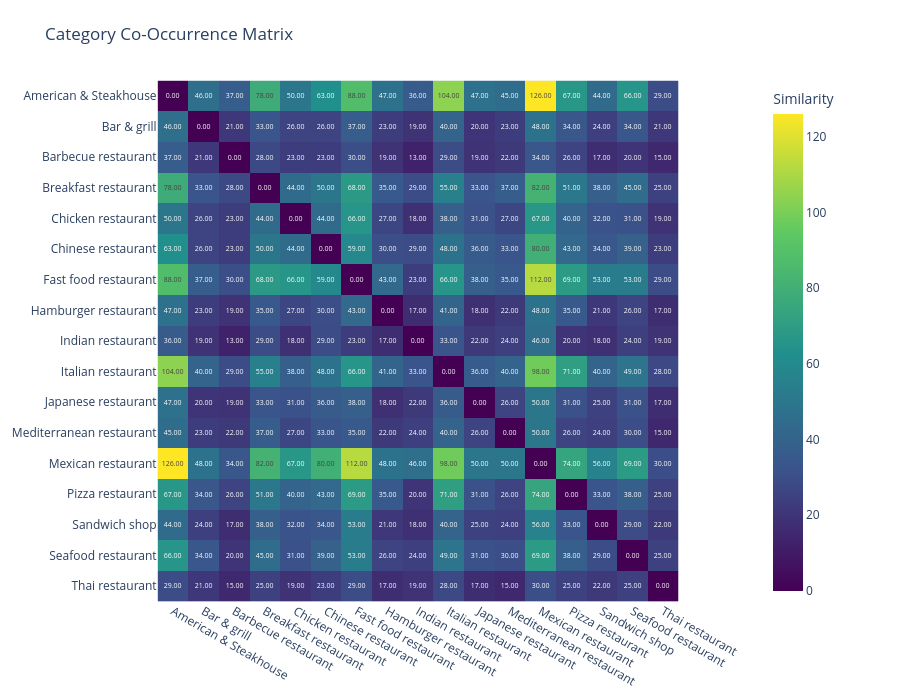

Notebook code cell kept with this figure:
### Markdown cell above
In multi-label classification, labels are rarely independent. To visualize the relationships between different cuisine types, we construct a **Co-Occurrence Matrix**.

### Code cell
# see what categories co-occur the most (appear together in the same review)
new_dataset_stopwords["categories_tuple"] = new_dataset_stopwords["categories"].apply(lambda x: tuple(sorted(x)))

from itertools import combinations

# lista de todas as categorias únicas
all_cats = sorted({cat for cats in new_dataset_stopwords["categories"] for cat in cats})

# matriz vazia
co_matrix = pd.DataFrame(0, index=all_cats, columns=all_cats)

co_counts = []

# preencher
for cats in new_dataset_stopwords["categories"]:
    for c1, c2 in combinations(cats, 2):  # todas as combinações de 2
        co_matrix.loc[c1, c2] += 1
        co_matrix.loc[c2, c1] += 1

for c1 in co_matrix.index:
    for c2 in co_matrix.columns:
        if c1 < c2 and co_matrix.loc[c1, c2] > 0:
            co_counts.append((c1, c2, co_matrix.loc[c1, c2]))

# ordenar
co_counts_sorted = sorted(co_counts, key=lambda x: x[2], reverse=True)

print(co_counts_sorted[:20])  # top 20 pares
for cat in all_cats:
    co_matrix.loc[cat, cat] = 0

heatmap_chart(co_matrix,
              title="Category Co-Occurrence Matrix",)

### Figure 1 — Plotly figure (JSON) as saved in the notebook; plotly's stock layout.template omitted (floating-point values rounded to 4 significant figures; data arrays with more than 128 entries replaced by an {"elided": "..."} marker saying what was removed)
{"data": [{"coloraxis": "coloraxis", "hovertemplate": "x: %{x}<br>y: %{y}<br>Similarity: %{z}<extra></extra>", "name": "0", "texttemplate": "%{z:.2f}", "type": "heatmap", "x": ["American & Steakhouse", "Bar & grill", "Barbecue restaurant", "Breakfast restaurant", "Chicken restaurant", "Chinese restaurant", "Fast food restaurant", "Hamburger restaurant", "Indian restaurant", "Italian restaurant", "Japanese restaurant", "Mediterranean restaurant", "Mexican restaurant", "Pizza restaurant", "Sandwich shop", "Seafood restaurant", "Thai restaurant"], "xaxis": "x", "y": ["American & Steakhouse", "Bar & grill", "Barbecue restaurant", "Breakfast restaurant", "Chicken restaurant", "Chinese restaurant", "Fast food restaurant", "Hamburger restaurant", "Indian restaurant", "Italian restaurant", "Japanese restaurant", "Mediterranean restaurant", "Mexican restaurant", "Pizza restaurant", "Sandwich shop", "Seafood restaurant", "Thai restaurant"], "yaxis": "y", "z": {"elided": "17x17 int values"}}], "layout": {"coloraxis": {"colorbar": {"title": {"text": "Similarity"}}, "colorscale": [[0, "#440154"], [0.25, "#3b528b"], [0.5, "#21908d"], [0.75, "#5dc962"], [1, "#fde725"]], "showscale": true}, "height": 700, "margin": {"b": 60, "l": 80, "r": 150, "t": 80}, "title": {"text": "Category Co-Occurrence Matrix"}, "width": 900, "xaxis": {"anchor": "y", "constrain": "domain", "domain": [0, 1], "scaleanchor": "y"}, "yaxis": {"anchor": "x", "autorange": "reversed", "constrain": "domain", "domain": [0, 1]}}}
